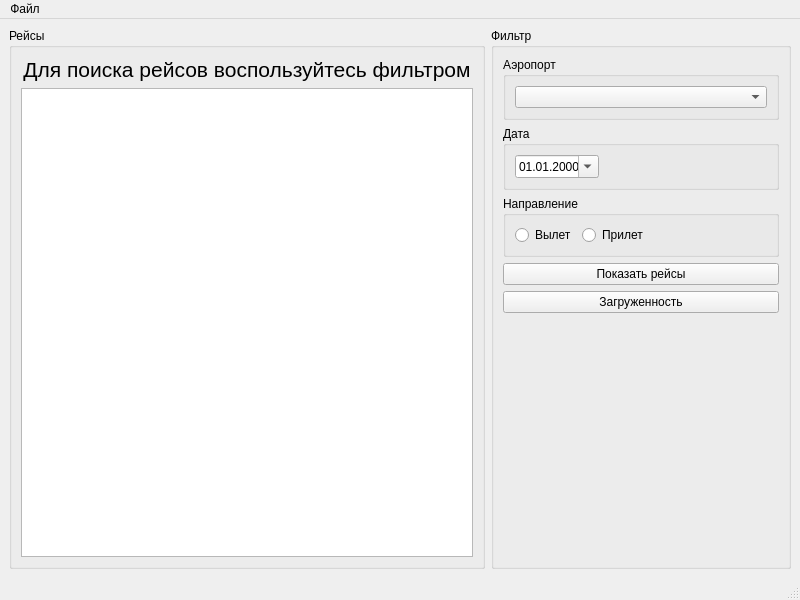
<?xml version="1.0" encoding="UTF-8"?>
<ui version="4.0">
 <class>MainWindow</class>
 <widget class="QMainWindow" name="MainWindow">
  <property name="geometry">
   <rect>
    <x>0</x>
    <y>0</y>
    <width>800</width>
    <height>600</height>
   </rect>
  </property>
  <property name="windowTitle">
   <string>Инспектор аэропортов</string>
  </property>
  <widget class="QWidget" name="centralwidget">
   <layout class="QHBoxLayout" name="horizontalLayout">
    <item>
     <widget class="QGroupBox" name="gb_flights">
      <property name="title">
       <string>Рейсы</string>
      </property>
      <layout class="QVBoxLayout" name="verticalLayout_3">
       <item>
        <widget class="QLabel" name="lb_help">
         <property name="font">
          <font>
           <pointsize>16</pointsize>
          </font>
         </property>
         <property name="text">
          <string>Для поиска рейсов воспользуйтесь фильтром</string>
         </property>
         <property name="alignment">
          <set>Qt::AlignCenter</set>
         </property>
        </widget>
       </item>
       <item>
        <widget class="QTableView" name="tv_flights"/>
       </item>
      </layout>
     </widget>
    </item>
    <item>
     <widget class="QGroupBox" name="gb_filter">
      <property name="maximumSize">
       <size>
        <width>300</width>
        <height>16777215</height>
       </size>
      </property>
      <property name="title">
       <string>Фильтр</string>
      </property>
      <layout class="QVBoxLayout" name="verticalLayout_2">
       <item>
        <widget class="QGroupBox" name="gb_airport">
         <property name="title">
          <string>Аэропорт</string>
         </property>
         <layout class="QVBoxLayout" name="verticalLayout">
          <item>
           <widget class="QComboBox" name="cbx_airport"/>
          </item>
         </layout>
        </widget>
       </item>
       <item>
        <widget class="QGroupBox" name="gb_date">
         <property name="title">
          <string>Дата</string>
         </property>
         <layout class="QHBoxLayout" name="horizontalLayout_3">
          <item>
           <widget class="QDateEdit" name="de_flightDate">
            <property name="minimumSize">
             <size>
              <width>80</width>
              <height>0</height>
             </size>
            </property>
            <property name="displayFormat">
             <string>dd.MM.yyyy</string>
            </property>
            <property name="calendarPopup">
             <bool>true</bool>
            </property>
           </widget>
          </item>
          <item>
           <spacer name="horizontalSpacer_2">
            <property name="orientation">
             <enum>Qt::Horizontal</enum>
            </property>
            <property name="sizeHint" stdset="0">
             <size>
              <width>171</width>
              <height>20</height>
             </size>
            </property>
           </spacer>
          </item>
         </layout>
        </widget>
       </item>
       <item>
        <widget class="QGroupBox" name="gb_direction">
         <property name="title">
          <string>Направление</string>
         </property>
         <layout class="QHBoxLayout" name="horizontalLayout_2">
          <item>
           <widget class="QRadioButton" name="rb_departure">
            <property name="text">
             <string>Вылет</string>
            </property>
           </widget>
          </item>
          <item>
           <widget class="QRadioButton" name="rb_arrival">
            <property name="text">
             <string>Прилет</string>
            </property>
           </widget>
          </item>
          <item>
           <spacer name="horizontalSpacer">
            <property name="orientation">
             <enum>Qt::Horizontal</enum>
            </property>
            <property name="sizeHint" stdset="0">
             <size>
              <width>124</width>
              <height>20</height>
             </size>
            </property>
           </spacer>
          </item>
         </layout>
        </widget>
       </item>
       <item>
        <widget class="QPushButton" name="pb_showFlights">
         <property name="text">
          <string>Показать рейсы</string>
         </property>
        </widget>
       </item>
       <item>
        <widget class="QPushButton" name="pb_load">
         <property name="text">
          <string>Загруженность</string>
         </property>
        </widget>
       </item>
       <item>
        <spacer name="verticalSpacer">
         <property name="orientation">
          <enum>Qt::Vertical</enum>
         </property>
         <property name="sizeHint" stdset="0">
          <size>
           <width>20</width>
           <height>246</height>
          </size>
         </property>
        </spacer>
       </item>
      </layout>
     </widget>
    </item>
   </layout>
  </widget>
  <widget class="QMenuBar" name="menubar">
   <property name="geometry">
    <rect>
     <x>0</x>
     <y>0</y>
     <width>800</width>
     <height>22</height>
    </rect>
   </property>
   <widget class="QMenu" name="menu">
    <property name="title">
     <string>Файл</string>
    </property>
    <addaction name="a_exit"/>
   </widget>
   <addaction name="menu"/>
  </widget>
  <widget class="QStatusBar" name="statusbar"/>
  <action name="a_exit">
   <property name="icon">
    <iconset theme="application-exit">
     <normaloff>.</normaloff>.</iconset>
   </property>
   <property name="text">
    <string>Выход</string>
   </property>
  </action>
 </widget>
 <resources/>
 <connections/>
</ui>
